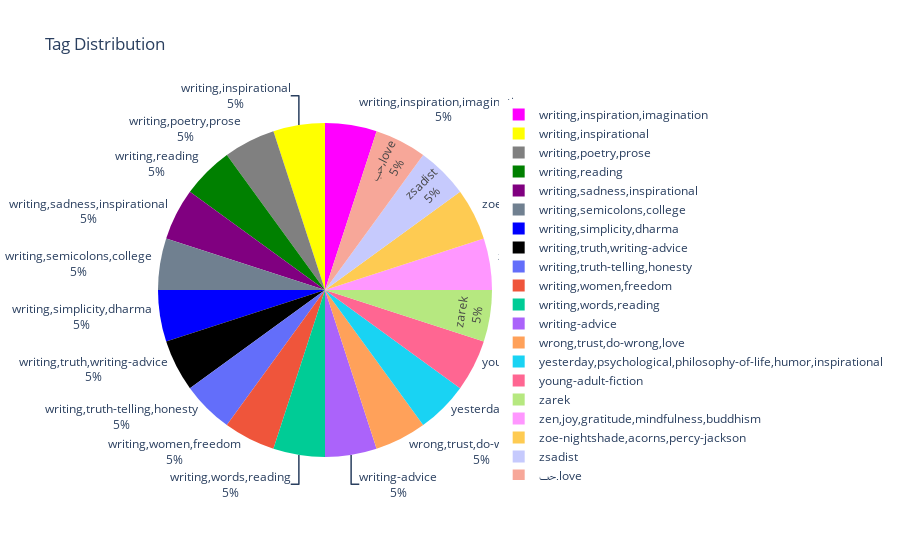

The cell this chart's notebook holds for it:
### Markdown cell above
We observe that the love tag has the highest number of quotes, but upon further investigation of the data, i fund out that the fill we used for the nan present in the column mostly filled them with Love some of which were wrongly filles since the quote was not  about love.<br>
We will continue with the visualizations now to further investigate the Tags column to see if there are any other anomalies present.

### Code cell
tag_counts = quotes_2.groupby(by='Tags_').sum().tail(20)

fig = px.pie(tag_counts, names=tag_counts.index, title='Tag Distribution')

fig.update_traces(textfont_size=12, textinfo='percent + label') # increase the text size

fig.update_traces(marker=dict(colors=[ 'magenta' , 'yellow' , 'grey' , 'green' , 'purple' , 'slategrey' , 'blue' , 'black' ])) # update the pie chart colors

fig.show()

### Figure 1 — Plotly figure (JSON) as saved in the notebook; plotly's stock layout.template omitted (floating-point values rounded to 4 significant figures)
{"data": [{"domain": {"x": [0, 1], "y": [0, 1]}, "hovertemplate": "Tags_=%{label}<extra></extra>", "labels": [["writing", "inspiration", "imagination"], ["writing", "inspirational"], ["writing", "poetry", "prose"], ["writing", "reading"], ["writing", "sadness", "inspirational"], ["writing", "semicolons", "college"], ["writing", "simplicity", "dharma"], ["writing", "truth", "writing-advice"], ["writing", "truth-telling", "honesty"], ["writing", "women", "freedom"], ["writing", "words", "reading"], ["writing-advice"], ["wrong", "trust", "do-wrong", "love"], ["yesterday", "psychological", "philosophy-of-life", "humor", "inspirational"], ["young-adult-fiction"], ["zarek"], ["zen", "joy", "gratitude", "mindfulness", "buddhism"], ["zoe-nightshade", "acorns", "percy-jackson"], ["zsadist"], ["حب", "love"]], "legendgroup": "", "marker": {"colors": ["magenta", "yellow", "grey", "green", "purple", "slategrey", "blue", "black"]}, "name": "", "showlegend": true, "textfont": {"size": 12}, "textinfo": "percent+label", "type": "pie"}], "layout": {"legend": {"tracegroupgap": 0}, "title": {"text": "Tag Distribution"}}}
